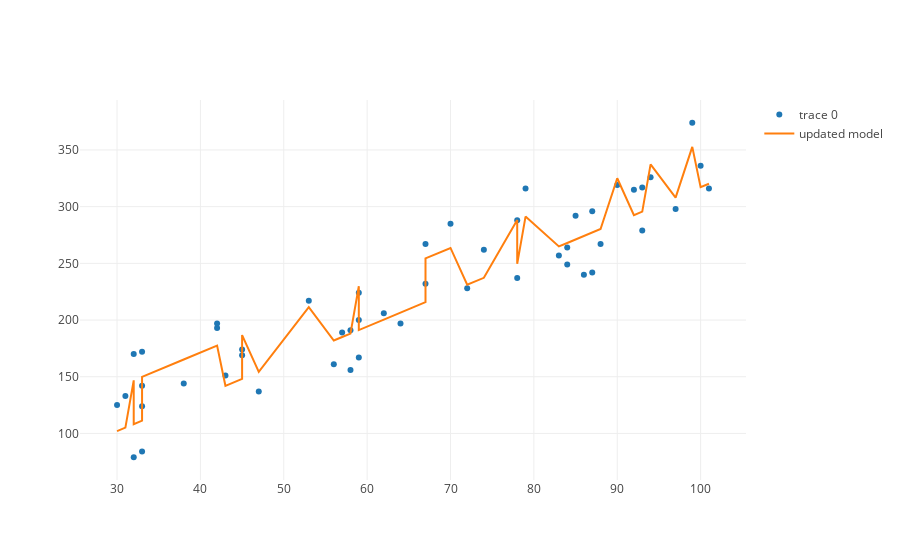

This figure's notebook cell:
### Markdown cell above
Here is our plot.

### Code cell
from graph import plot, trace_values, build_layout
import numpy as np
temps = np.array(temps_and_is_weekends)[:, 0]
predictions = model.predict(independent_vars)

trace_1 = dict(x = temps, y =  customers_with_errors, mode = 'markers') 
model_trace = trace_values(temps, predictions, mode = 'lines', name = 'updated model')
plot([trace_1, model_trace])

### Figure 1 — Plotly figure (JSON) as saved in the notebook; plotly's stock layout.template omitted (floating-point values rounded to 4 significant figures)
{"data": [{"mode": "markers", "type": "scatter", "uid": "e7272eac-5287-4c4a-bf4d-c71640286ffb", "x": [30, 31, 32, 32, 33, 33, 33, 33, 38, 42, 42, 43, 45, 45, 47, 53, 56, 57, 58, 58, 59, 59, 59, 62, 64, 67, 67, 70, 72, 74, 78, 78, 79, 83, 84, 84, 85, 86, 87, 87, 88, 90, 92, 93, 93, 94, 97, 99, 100, 101], "y": [125, 133, 170, 79, 84, 124, 142, 172, 144, 193, 197, 151, 169, 174, 137, 217, 161, 189, 156, 191, 200, 167, 224, 206, 197, 232, 267, 285, 228, 262, 237, 288, 316, 257, 264, 249, 292, 240, 296, 242, 267, 319, 315, 279, 317, 326, 298, 374, 336, 316]}, {"mode": "lines", "name": "updated model", "text": [], "type": "scatter", "uid": "4443139e-8241-43f7-9b75-bdf9f494119b", "x": [30, 31, 32, 32, 33, 33, 33, 33, 38, 42, 42, 43, 45, 45, 47, 53, 56, 57, 58, 58, 59, 59, 59, 62, 64, 67, 67, 70, 72, 74, 78, 78, 79, 83, 84, 84, 85, 86, 87, 87, 88, 90, 92, 93, 93, 94, 97, 99, 100, 101], "y": [102.0, 105.1, 146.8, 108.2, 111.3, 149.9, 149.9, 149.9, 165.2, 177.5, 177.5, 142.0, 148.1, 186.8, 154.3, 211.3, 181.9, 185.0, 188.1, 188.1, 229.8, 191.2, 191.2, 200.4, 206.5, 215.7, 254.4, 263.6, 231.1, 237.3, 288.2, 249.5, 291.2, 264.9, 268.0, 268.0, 271.1, 274.1, 277.2, 277.2, 280.3, 325.0, 292.6, 295.6, 295.6, 337.3, 307.9, 352.7, 317.2, 320.2]}], "layout": {"autosize": true, "xaxis": {"autorange": true, "range": [25.53, 105.5], "type": "linear"}, "yaxis": {"autorange": true, "range": [57.39, 395.6], "type": "linear"}}}
